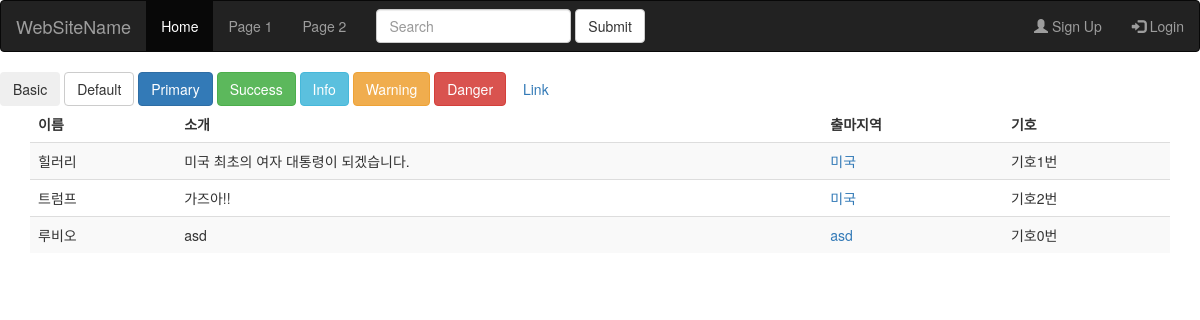
The page / on the database its author committed.
### elections/models.py (models this page shows, shortened)
class Candidate(models.Model):
    name = models.CharField(max_length=10)
    introduction = models.TextField()
    area = models.CharField(max_length=15)
    party_number = models.IntegerField(default=0)

### elections/views.py (the view)
# urls.py: path('', views.index, name='home'),
def index(request):
    candidates = Candidate.objects.all()
    context = {'candidates': candidates}
    return render(request, 'elections/index.html', context)

### elections/templates/elections/index.html (shortened to what this page needs)
{% extends "elections/layout.html" %}
{% block content%}
<body>
<div class="container">
    <table class="table table-striped">
        <thead>
        <tr>
            <td><B>이름</B></td>
            <td><B>소개</B></td>
            <td><B>출마지역</B></td>
            <td><B>기호</B></td>
        </tr>
        </thead>
        <tbody>
        {% for candidate in candidates %}
        <tr>
            <td>{{candidate.name}}</td>
            <td>{{candidate.introduction}}</td>
            <td><a href="areas/{{candidate.area}}/">{{candidate.area}}</a></td>
            <td>기호{{candidate.party_number}}번</td>
        </tr>
        {% endfor%}
    </table>
</body>
{% endblock %}

### rows shown on the page
Candidate: name "힐러리", introduction "미국 최초의 여자 대통령이 되겠습니다.", area "미국", party_number "1"
Candidate: name "트럼프", introduction "가즈아!!", area "미국", party_number "2"
Candidate: name "루비오", introduction "asd", area "asd", party_number "0"
